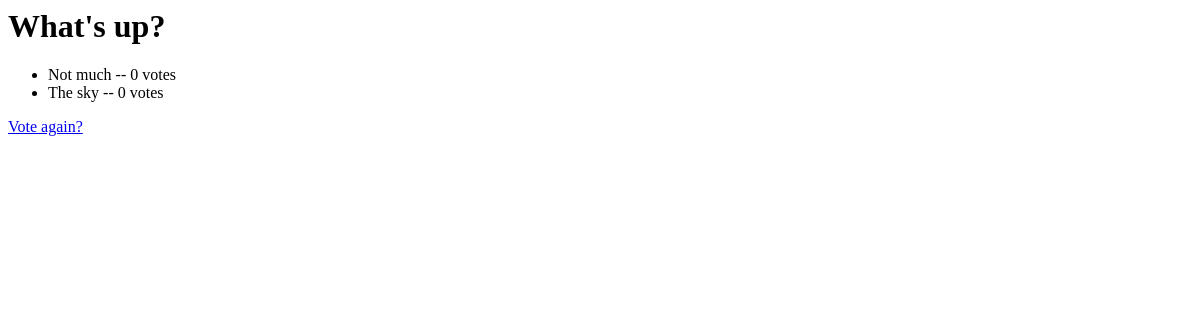
/polls/1/results/, run on an earlier commit of the app's database.
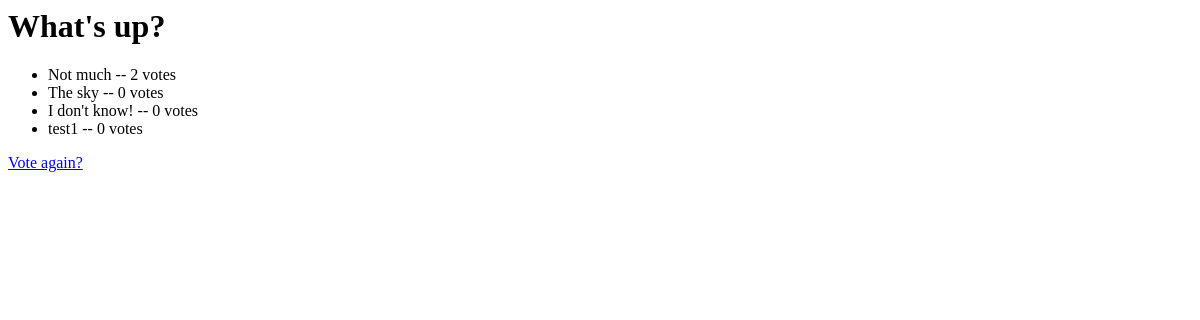
And on a later commit of the database.
### polls/models.py (models this page shows, shortened)
class Question(models.Model):
    question_text = models.CharField(max_length=200)
    pub_date = models.DateTimeField("date published")

class Choice(models.Model):
    question = models.ForeignKey(Question, on_delete=models.CASCADE) #ForeignKey表示一对多的关系，on_delete=models.CASCADE表示级联删除
    choice_text = models.CharField(max_length=200)
    votes = models.IntegerField(default=0)

### polls/views.py (the view)
# urls.py: path("<int:pk>/results/", views.ResultsView.as_view(), name="results"),
class ResultsView(generic.DetailView):
    model = Question
    template_name = "polls/results.html"

### polls/templates/polls/results.html
<h1>{{ question.question_text }}</h1>
<ul>
{% for choice in question.choice_set.all %}
    <li>{{ choice.choice_text }} -- {{ choice.votes }} vote{{ choice.votes|pluralize }}</li>
{% endfor %}
</ul>
<a href="{% url 'polls:detail' question.id %}">Vote again?</a>

What changed in the data, as far as the page shows it:
changed Choice "Not much": votes "0" → "2"
added Choice: choice_text "I don't know!", votes "0"
added Choice: choice_text "test1", votes "0"
